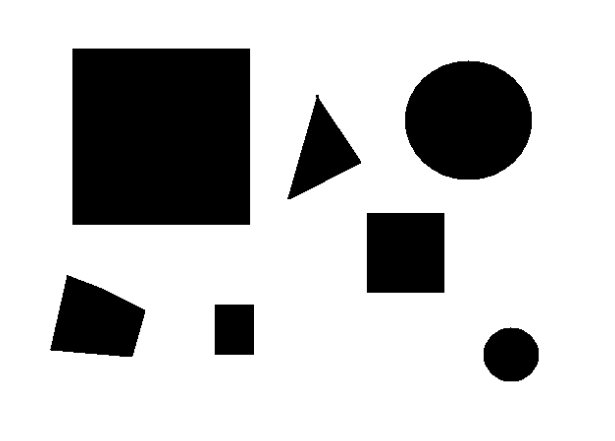
#> input picture image.png, 615 x 441 px
$ python operacoes.py
#> lines starting #> are read from the running program, lines starting #| are printed output that depends on the picture
import cv2
import numpy as np

def adicao(imagem01, imagem02):
#> called with imagem01 = 'image.png', imagem02 = 'imgBinaria.png'
    imagem1 = cv2.imread(imagem01)
#> imagem1 is the input picture: shape (441, 615, 3); min 0, max 255, mean 196.3
    imagem2 = cv2.imread(imagem02)
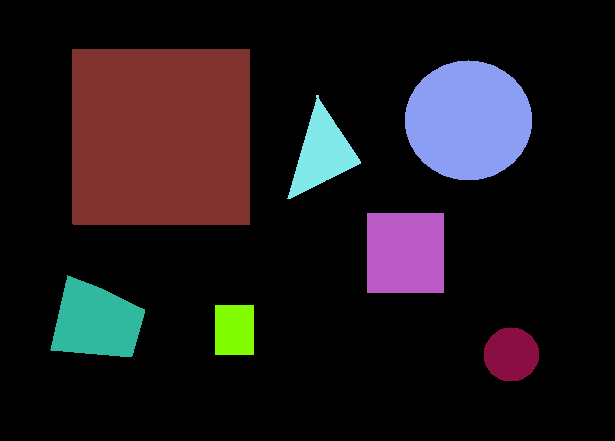
#> input picture imgBinaria.png, 615 x 441 px
#> imagem2 is the input picture: shape (441, 615, 3); mean B, G, R 27.1, 23.2, 29.8

    largura = max(imagem1.shape[0], imagem2.shape[0])
#> largura = 441
    altura = max(imagem1.shape[1], imagem2.shape[1])
#> altura = 615

    novaImagem = np.zeros((largura, altura, 3), dtype=np.uint8)

    for x in range(largura):
        for y in range(altura):
            # Verifica se a coordenada (x, y) está dentro das dimensões da primeira imagem.
            if x < imagem1.shape[0] and y < imagem1.shape[1]:
                # Se estiver dentro das dimensões da primeira imagem, adiciona o valor do pixel correspondente na primeira imagem à nova imagem.
                novaImagem[x, y] += imagem1[x, y]

            # Verifica se a coordenada (x, y) está dentro das dimensões da segunda imagem.
            if x < imagem2.shape[0] and y < imagem2.shape[1]:
                # Se estiver dentro das dimensões da segunda imagem, adiciona o valor do pixel correspondente na segunda imagem à nova imagem.
                novaImagem[x, y] += imagem2[x, y]
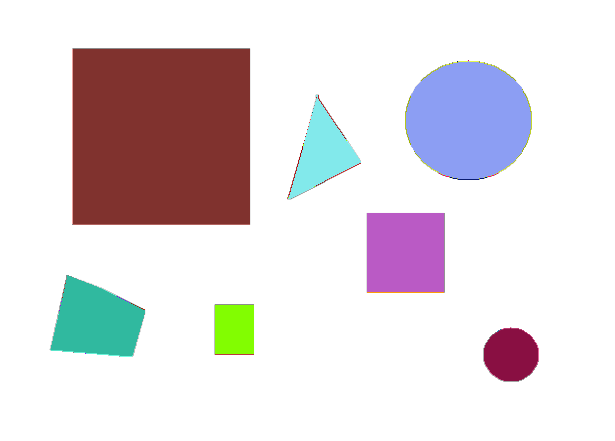
#> novaImagem: shape (441, 615, 3); mean B, G, R 222.9, 219.3, 226.1

    cv2.imwrite('resultadoSoma.png', novaImagem)

def subtracao(imagem01, imagem02):
#> called with imagem01 = 'image.png', imagem02 = 'imgBinaria.png'
    imagem1 = cv2.imread(imagem01)
    imagem2 = cv2.imread(imagem02)

    largura = max(imagem1.shape[0], imagem2.shape[0])
#> largura = 441
    altura = max(imagem1.shape[1], imagem2.shape[1])
#> altura = 615

    novaImagem = np.zeros((largura, altura, 3), dtype=np.uint8)

    for x in range(largura):
        for y in range(altura):
            # Verifica se a coordenada (x, y) está dentro das dimensões da primeira imagem.
            if x < imagem1.shape[0] and y < imagem1.shape[1]:
                # Se estiver dentro das dimensões da primeira imagem, adiciona o valor do pixel correspondente na primeira imagem à nova imagem.
                novaImagem[x, y] += imagem1[x, y]

            # Verifica se a coordenada (x, y) está dentro das dimensões da segunda imagem.
            if x < imagem2.shape[0] and y < imagem2.shape[1]:
                # Se estiver dentro das dimensões da segunda imagem, subtrai o valor do pixel correspondente na segunda imagem da nova imagem.
                novaImagem[x, y] -= imagem2[x, y]
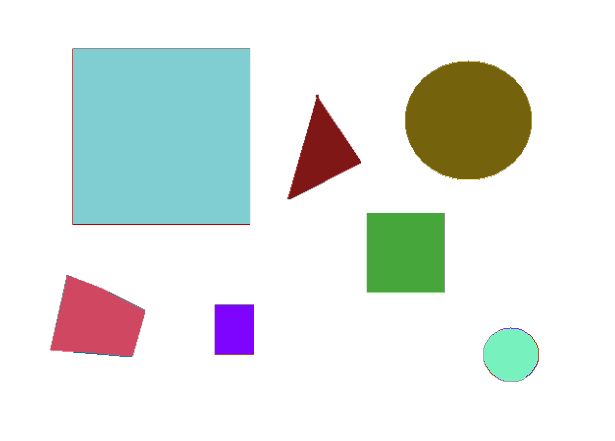
#> novaImagem: shape (441, 615, 3); mean B, G, R 227.7, 231.6, 225.3

    cv2.imwrite('resultadoSubtracao.png', novaImagem)

adicao('image.png', 'imgBinaria.png')
subtracao('image.png', 'imgBinaria.png')
